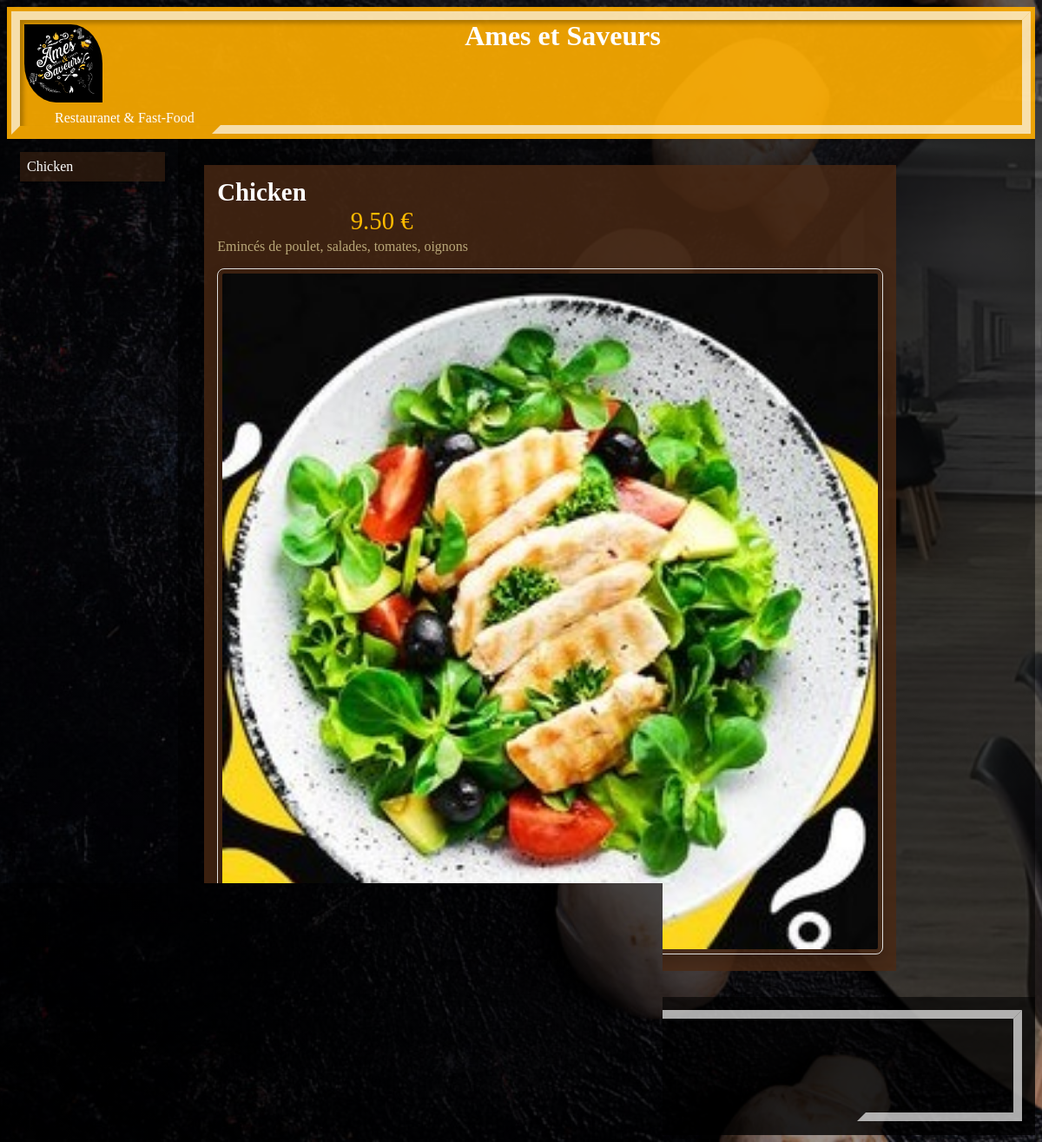
Page /salade/1/ on the committed database.
### salade/models.py (models this page shows, shortened)
class Salade(models.Model):
    nom = models.CharField(max_length=128)
    ingredients = models.CharField(max_length=400)
    prix = models.FloatField(default=0)
    vegetarienne = models.BooleanField(default=False)
    stock = models.BooleanField(default=True)
    thumbnail = models.ImageField(upload_to="salade/static/salade/images", blank=True, null=True)

### salade/views.py (the view)
# urls.py: path("<int:salade_id>/", views.salade_detail, name="salade_detail"),
def salade_detail(request, salade_id):
    salade = get_object_or_404(Salade, pk=salade_id)
    return render(request, 'salade/salade_detail.html', {'salade': salade})

### salade/templates/salade/salade_detail.html (shortened to what this page needs)
{% load static %}
<!DOCTYPE html>
<html lang="fr">
<head>
    <link rel="stylesheet" href="https://cdnjs.cloudflare.com/ajax/libs/font-awesome/4.7.0/css/font-awesome.min.css">
    <link href="{% static 'salade/style_detail.css' %}" rel="stylesheet">
</head>
<body>
  <div class="header">
    <div class="headtop">
      <div class="row">
        <div class="col-1 col-s-1 header1"><a href="{% url 'main:index' %}"><img width=100px src="{% static 'main/images/logo.jpg' %}"/></a></div>
        <div class="col-11 col-s-12 header1"><h1>Ames et Saveurs</h1></div>
      </div>
      <div class="row">
        <div class="col-12 col-s-12 header1"><p>Restauranet & Fast-Food</p></div>
      </div>
    </div>
  </div>
      <div class="row">
        <div class="col-2 col-s-3 menu">
          <ul>
            <a class="lien" href=""><li>{{salade.nom}}</li></a>
          </ul>
        </div>
        <div class="col-10 col-s-12 text">
          <div class="row">
            <div class="col-10 col-s-12 produits">
                      <span class="menu_list_title">{{salade.nom}}</span><br>
                      <span class="menu_list_prix">{{salade.prix | floatformat:2}} €</span>
                      <span class="menu_list_ingredients">{{salade.ingredients}}</span>
                      <span class="menu_list_img"><img src="http://127.0.0.1:8000/salade{{ salade.thumbnail.url }}"></span><br>
            </div>
          </div>
        </div>
      </div>
      <div class="footer">
        <div class="headfoot">
          <a
              class="phone"
              href="tel:+33985235091"
              role="button"
              ><i class="fa fa-phone"></i
              ></a>
          <a
              class="mail"
              href="mailto:amesetsaveurs@gmail.com"
              role="button"
              ><i class="fa fa-envelope"></i
              ></a>
          <a
              class="facebook"
              href="https://www.facebook.com/amesetsaveurs/"
              target="_blank"
              role="button"
              ><i class="fa fa-facebook-f"></i>
            </a>
            <p class="mention"> Mention légale</p>
        </div>
      </div>
</body>
</html>

### salade/static/salade/style_detail.css (style rules this page uses)
* { box-sizing: border-box; }
.row::after { content: ""; clear: both; display: table; }
[class*="col-"] { float: left; padding: 15px; }
html { font-family: 'Parisienne', cursive; }
body { background: linear-gradient(0deg, rgba(0, 0, 0, 0.3), rgba(0, 0, 0, 0.6)), url("images/index_background.jpg") no-repeat center center fixed; -webkit-background-size: cover; -moz-background-size: cover; -o-background-size: cover; background-size: cover; }
.header { background-color: rgb(255, 174, 0, .9); color: #ffffff; padding: 5px; }
.headtop { position: relative; min-width: 300px; height: 100%; border: 10px solid transparent; border-top: 10px solid #fffa; border-left: 10px solid #fffa; box-shadow: 4px 4px 5px rgba(0, 0, 0, 0.25) inset; }
.headtop::after { content: ''; position: absolute; top: -10px; right: -10px; width: 80%; height: 99%; border: 10px solid transparent; border-bottom: 10px solid #fffa; border-right: 10px solid #fffa; transition: 0.3s linear all; animation-duration: 3s; animation-delay: 0s; animation-name: agrandissement; animation-iteration-count: initial; }
.header1 h1 { padding: 0; margin: 0; text-align: center; }
.header1 p { padding: 0; margin: 0; margin-left: 40px; }
.header1 { padding: 0; margin: 0; display: inline-block; }
.header1 img { border-radius: 10px 100px / 120px; animation-duration: 1s; animation-delay: 3s; animation-name: glissement; animation-iteration-count: initial; padding: 5px; }
.menu ul { list-style-type: none; margin: 0; padding: 0; color: white; }
a { color: white; text-decoration: none; }
.menu li { padding: 8px; margin-bottom: 7px; background-color: rgb(75, 42, 20, .5); box-shadow: 0 1px 3px rgba(0,0,0,0.12), 0 1px 2px rgba(0,0,0,0.24); }
.text { background-color: rgba(0, 0, 0, 0.5); color: white; }
.menu_list_img img { width: 100%; object-fit: cover; transition: transform 0.3s ease-in-out; border-radius: 8px; box-shadow: 0 8px 16px rgba(0, 0, 0, 0.2); border: 1px solid #ddd; padding: 5px; }
.menu_list_title { font-weight: bold; font-size: 1.8em; }
.menu_list_prix { font-size: 1.8em; color: #ffbb00; margin-left: 20%; }
.menu_list_ingredients { color: #b9a879; font-size: 1em; display: block; margin-top: 4px; }
.facebook { display: inline-block; width: 100px; border-left: 18px solid transparent; border-right: 18px solid transparent; border-bottom: 30px solid rgb(47, 74, 131, .5); }
.mail { display: inline-block; width: 100px; border-left: 18px solid transparent; border-right: 18px solid transparent; border-bottom: 30px solid rgb(75, 42, 20, .5); }
.phone { display: inline-block; width: 100px; border-left: 18px solid transparent; border-right: 18px solid transparent; border-bottom: 30px solid rgb(255, 174, 0, .5); }
.produits { background-color: rgb(75, 42, 20, .8); margin: 15px; height: auto; }
.footer { background-color: rgba(0, 0, 0, 0.8); color: #ffffff; text-align: center; font-size: 2em; padding: 15px; }
.footer a { color: #ffffff; }
.mention { font-size: 13px; text-align: left; margin-left: 5%; }
.headfoot { position: relative; height: 100%; border: 10px solid transparent; border-top: 10px solid #fffa; border-left: 10px solid #fffa; box-shadow: 4px 4px 5px rgba(0, 0, 0, 0.25) inset; }
.headfoot::after { content: ''; position: absolute; top: -10px; right: -10px; width: 15%; height: 99%; border: 10px solid transparent; border-bottom: 10px solid #fffa; border-right: 10px solid #fffa; transition: 0.3s linear all; animation-duration: 5s; animation-delay: 0s; animation-name: agranfoot; animation-iteration-count: initial; }
[class*="col-"] { width: 100%; }
@media only screen and (min-width: 600px) { .col-s-1 { width: 8.33%; } }
@media only screen and (min-width: 600px) { .col-s-3 { width: 25%; } }
@media only screen and (min-width: 600px) { .col-s-12 { width: 100%; } }
@media only screen and (min-width: 768px) { .col-1 { width: 8.33%; } }
@media only screen and (min-width: 768px) { .col-2 { width: 16.66%; } }
@media only screen and (min-width: 768px) { .col-10 { width: 83.33%; } }
@media only screen and (min-width: 768px) { .col-11 { width: 91.66%; } }
@media only screen and (min-width: 768px) { .col-12 { width: 100%; } }

### rows in the picture
Salade: nom "Chicken", prix "9.50", ingredients "Emincés de poulet, salades, tomates, oignons", thumbnail (picture)
